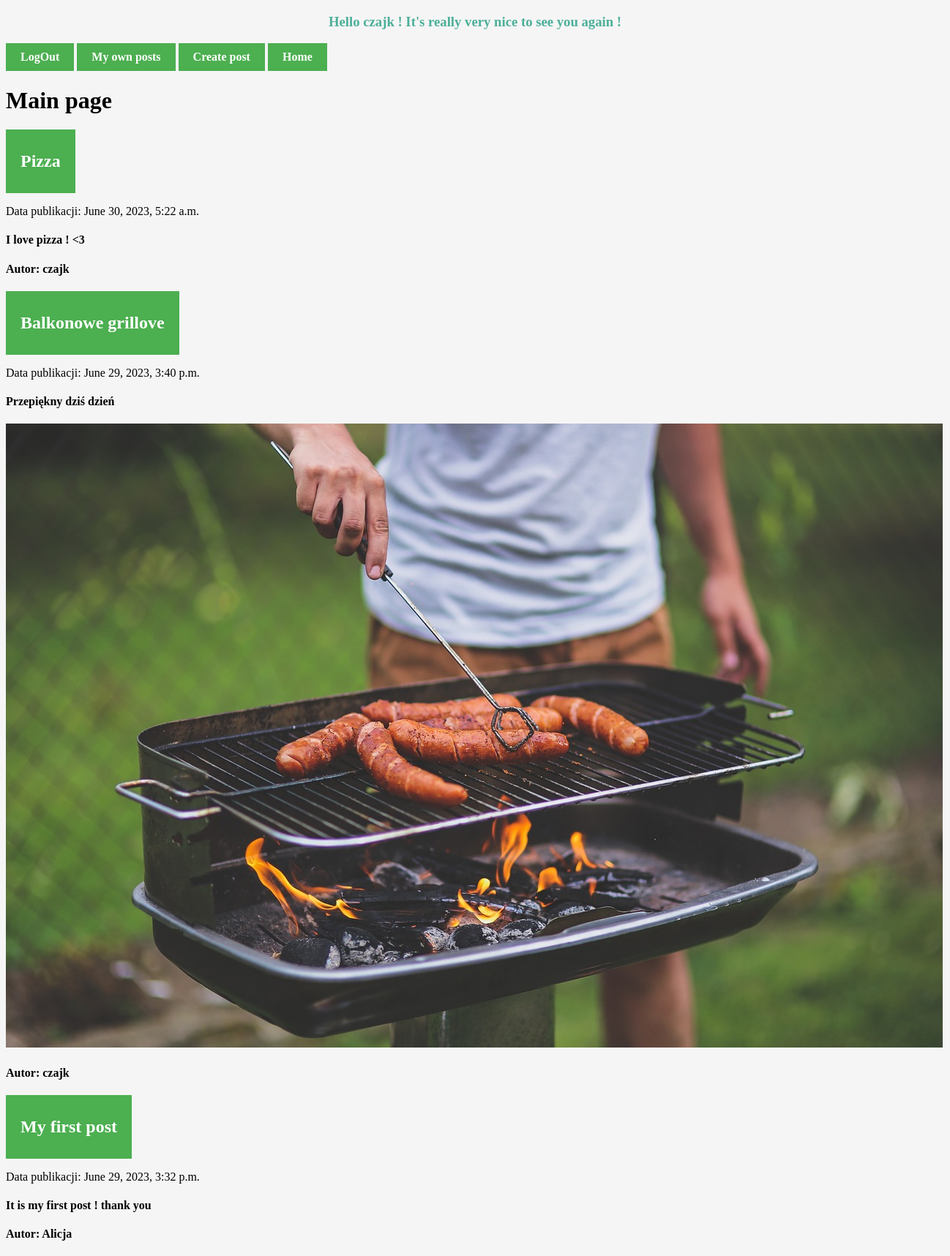
The app's page / (signed in) with its own data.
### Registration/models.py (models this page shows, shortened)
class Posts(models.Model):
    title = models.CharField(max_length=200)
    dec = models.TextField(blank=True)
    createDate = models.DateTimeField(auto_now_add=True) # automatically filled by Django during creation
    published = models.BooleanField()
    image = models.ImageField(upload_to='images/',blank=True)
    user = models.ForeignKey(User, on_delete=models.CASCADE) # Creating many to many relationship with User model

### Registration/views.py (the view)
# urls.py: 2. Add a URL to urlpatterns:  path('', views.home, name='home')
def home(request):
    allPosts = Posts.objects.all().order_by('-createDate')
    return render(request, 'home.html', {"allPosts":allPosts})

### Registration/TEMPLATES/home.html (shortened to what this page needs)
{% extends 'base.html' %}
{% block content %}
<h1>Main page</h1>
<div>
{% for allPost in allPosts %}
    <a href="{% url 'posts' %}"><h2>{{allPost.title}}</h2></a>
    <p>Data publikacji: {{allPost.createDate}}</p>
    <h4>{{allPost.dec}}</h4>
    {% if allPost.image %}
        <img src="{{allPost.image.url}}" alt="photo">
    {% endif %}
    <h4>Autor: {{allPost.user}}</h4>
{% endfor %}
{% endblock content %}

### baseTemplates/base.html (shortened to what this page needs)
{% load static %}
<!DOCTYPE html>
<html lang="pl">
<head>
    <link rel="stylesheet" href="{% static 'MainUser/css/base.css' %}">
</head>
<body>
    {% if user.is_authenticated %}
        <h3>Hello {{user}} ! It's really very nice to see you again !</h3>
        <a href="{% url 'logOutUser' %}">LogOut</a>
        <a href="{% url 'posts' %}">My own posts</a>
        <a href="{% url 'createNewPosts' %}">Create post</a>
    {% else %}
        <a href="{% url 'register' %}">Registration</a>
        <a href="{% url 'logUser' %}">LogIn</a>
    {% endif %}
    <a href="{% url 'home' %}">Home</a>
    {% block content %}
    {% endblock content %}
</body>
</html>

### MainUser/static/MainUser/css/base.css (style rules this page uses)
a { font-weight: bold; }
a:link, a:visited { background-color: #4CAF50; color: white; padding: 10px 20px; text-align: center; text-decoration: none; display: inline-block; }
body { background-color: whitesmoke; }
h3 { color: #4caf99; text-align: center; }

### records on screen
Posts: title "Pizza", createDate "June 30, 2023, 5:22 a.m.", dec "I love pizza ! <3", user "czajk"
Posts: title "Balkonowe grillove", createDate "June 29, 2023, 3:40 p.m.", dec "Przepiękny dziś dzień", image (picture), user "czajk"
Posts: title "My first post", createDate "June 29, 2023, 3:32 p.m.", dec "It is my first post ! thank you", user "Alicja"

### other values on screen
{{ user }} "czajk"
